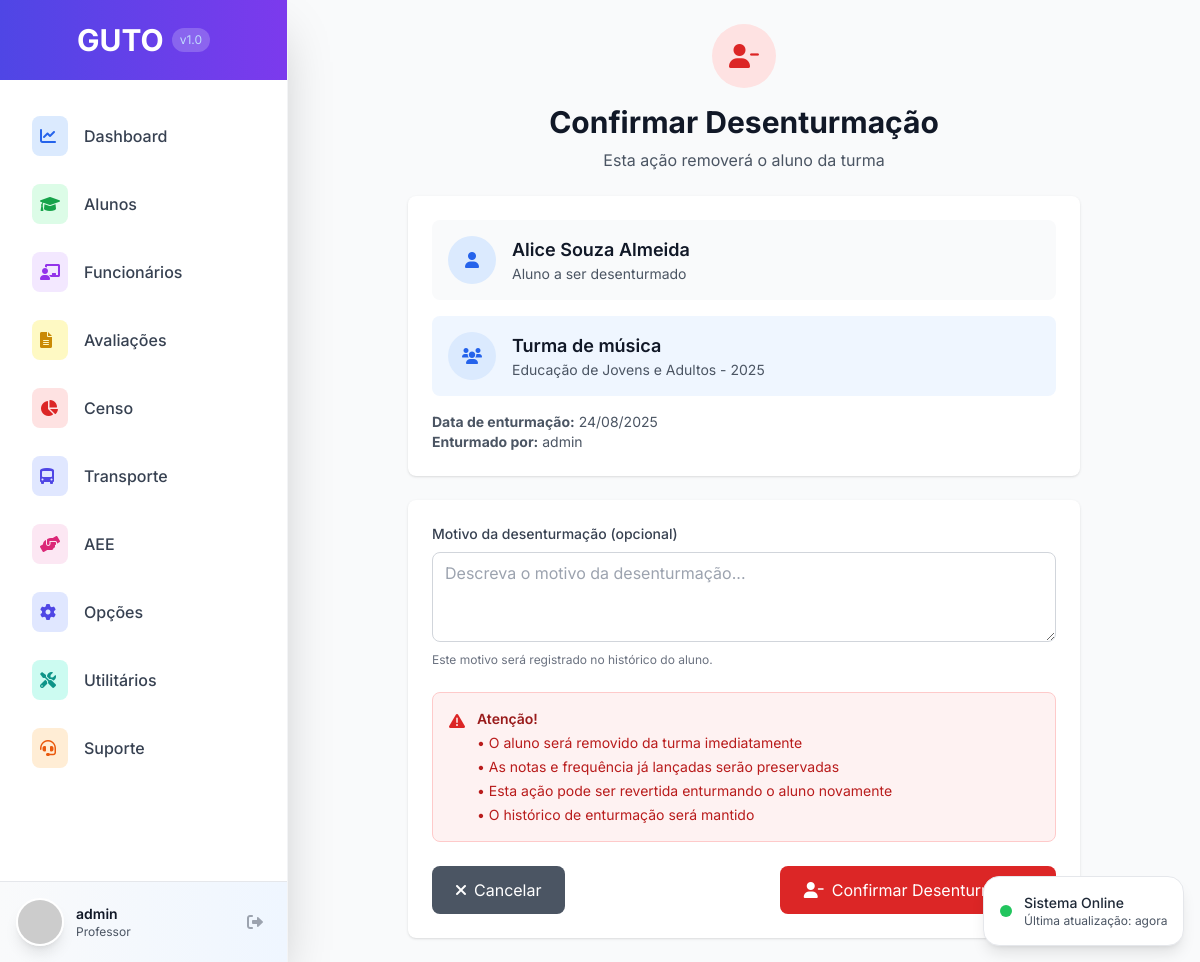
The page /avaliacao/turmas/5/desenturmar/43/ (signed in) on the database as committed earlier.
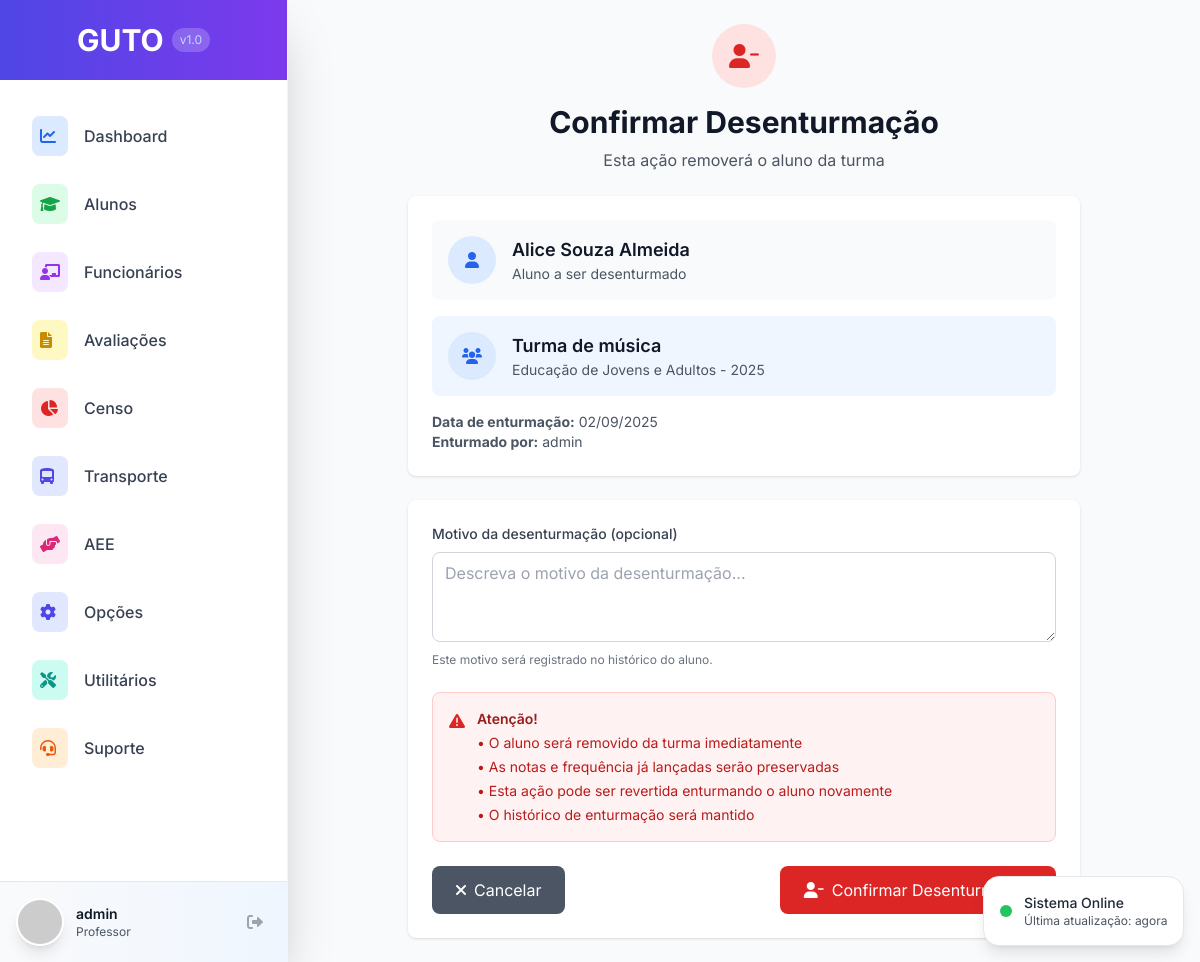
The same page on the database as committed later.
### avaliacao/models.py (models this page shows, shortened)
class Enturmacao(models.Model):
    turma = models.ForeignKey(Turma, on_delete=models.CASCADE, related_name='enturmacoes', verbose_name="Turma")
    aluno = models.ForeignKey(Aluno, on_delete=models.CASCADE, related_name='enturmacoes', verbose_name="Aluno")
    data_enturmacao = models.DateField(auto_now_add=True, verbose_name="Data de Enturmação")
    ativo = models.BooleanField(default=True, verbose_name="Enturmação Ativa")
    data_desenturmacao = models.DateField(blank=True, null=True, verbose_name="Data de Desenturmação")
    motivo_desenturmacao = models.CharField(max_length=255, blank=True, null=True, verbose_name="Motivo da Desenturmação")
    usuario_enturmacao = models.ForeignKey(User, on_delete=models.PROTECT, verbose_name="Usuário que Enturmou")
    usuario_desenturmacao = models.ForeignKey(
        User, on_delete=models.PROTECT, blank=True, null=True,
        related_name='desenturmacoes', verbose_name="Usuário que Desenturmou"
    )
    class Meta:
        verbose_name = "Enturmação"
        verbose_name_plural = "Enturmações"
        unique_together = ['turma', 'aluno', 'ativo']
        ordering = ['turma', 'aluno__nome']

### avaliacao/views.py (the view, shortened to what this page needs)
# urls.py: path('turmas/<int:pk>/desenturmar/<int:aluno_id>/', views.desenturmar_aluno, name='desenturmar_aluno'),
@login_required
def desenturmar_aluno(request, pk, aluno_id):
    turma = get_object_or_404(Turma, pk=pk)
    aluno = get_object_or_404(Aluno, codigo=aluno_id)
    enturmacao = get_object_or_404(
        Enturmacao,
        turma=turma,
        aluno=aluno,
        ativo=True
    )
    context = {
        'turma': turma,
        'aluno': aluno,
        'enturmacao': enturmacao,
    }
    return render(request, 'avaliacao/confirmar_desenturmacao.html', context)

### templates/avaliacao/confirmar_desenturmacao.html (shortened to what the changed rows need)
{% extends 'base.html' %}
{% block content %}
<div class="max-w-2xl mx-auto space-y-6">
    <div class="text-center">
        <h1 class="text-3xl font-bold text-gray-900">Confirmar Desenturmação</h1>
    </div>
    <div class="bg-white rounded-lg shadow p-6">
        <div class="space-y-4">
            <div class="text-sm text-gray-600">
                <p><strong>Data de enturmação:</strong> {{ enturmacao.data_enturmacao|date:"d/m/Y" }}</p>
                <p><strong>Enturmado por:</strong> {{ enturmacao.usuario_enturmacao.get_full_name|default:enturmacao.usuario_enturmacao.username }}</p>
            </div>
        </div>
    </div>
</div>
{% endblock %}

Rows that differ between the two databases and show on the page:
no longer on this page (row edited): Enturmacao: data_enturmacao "24/08/2025", usuario_enturmacao.get_full_name "admin"
added Enturmacao: data_enturmacao "02/09/2025", usuario_enturmacao.get_full_name "admin"
